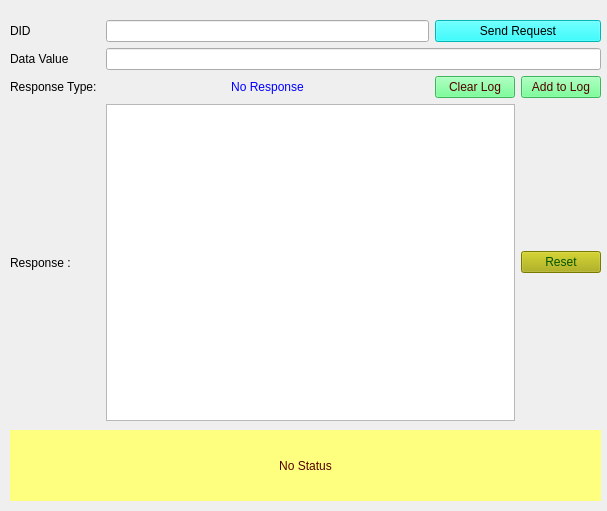
<?xml version="1.0" encoding="UTF-8"?>
<ui version="4.0">
 <class>Form_SID2E</class>
 <widget class="QWidget" name="Form_SID2E">
  <property name="geometry">
   <rect>
    <x>0</x>
    <y>0</y>
    <width>607</width>
    <height>511</height>
   </rect>
  </property>
  <property name="minimumSize">
   <size>
    <width>400</width>
    <height>400</height>
   </size>
  </property>
  <property name="windowTitle">
   <string>Write Data By Identifier Service 2E</string>
  </property>
  <widget class="QLabel" name="label_status">
   <property name="geometry">
    <rect>
     <x>10</x>
     <y>430</y>
     <width>591</width>
     <height>71</height>
    </rect>
   </property>
   <property name="styleSheet">
    <string notr="true">background-color: rgb(255, 255, 127);
color: rgb(85, 0, 0);
border-color: rgb(0, 0, 255);</string>
   </property>
   <property name="text">
    <string>No Status</string>
   </property>
   <property name="alignment">
    <set>Qt::AlignCenter</set>
   </property>
   <property name="wordWrap">
    <bool>true</bool>
   </property>
  </widget>
  <widget class="QWidget" name="layoutWidget">
   <property name="geometry">
    <rect>
     <x>10</x>
     <y>20</y>
     <width>591</width>
     <height>401</height>
    </rect>
   </property>
   <layout class="QGridLayout" name="gridLayout">
    <property name="sizeConstraint">
     <enum>QLayout::SetNoConstraint</enum>
    </property>
    <item row="2" column="3">
     <widget class="QPushButton" name="pushButton_appendLog">
      <property name="styleSheet">
       <string notr="true">background-color: rgb(85, 255, 127);
color: rgb(85, 0, 0);</string>
      </property>
      <property name="text">
       <string>Add to Log</string>
      </property>
     </widget>
    </item>
    <item row="2" column="1">
     <widget class="QLabel" name="label_ResType">
      <property name="autoFillBackground">
       <bool>false</bool>
      </property>
      <property name="styleSheet">
       <string notr="true">color: rgb(0, 0, 255);</string>
      </property>
      <property name="text">
       <string>No Response</string>
      </property>
      <property name="alignment">
       <set>Qt::AlignCenter</set>
      </property>
     </widget>
    </item>
    <item row="5" column="1" colspan="2">
     <widget class="QTextBrowser" name="textBrowser_Resp"/>
    </item>
    <item row="2" column="2">
     <widget class="QPushButton" name="pushButton_clearLog">
      <property name="styleSheet">
       <string notr="true">background-color: rgb(85, 255, 127);
color: rgb(85, 0, 0);</string>
      </property>
      <property name="text">
       <string>Clear Log</string>
      </property>
     </widget>
    </item>
    <item row="1" column="0">
     <widget class="QLabel" name="label_4">
      <property name="text">
       <string>Data Value</string>
      </property>
     </widget>
    </item>
    <item row="0" column="0">
     <widget class="QLabel" name="label">
      <property name="text">
       <string>DID</string>
      </property>
     </widget>
    </item>
    <item row="5" column="3">
     <widget class="QPushButton" name="pushButton_reset">
      <property name="styleSheet">
       <string notr="true">background-color: rgb(170, 170, 0);
font: 75 8pt &quot;MS Shell Dlg 2&quot;;
color: rgb(0, 85, 0);</string>
      </property>
      <property name="text">
       <string>Reset</string>
      </property>
     </widget>
    </item>
    <item row="0" column="1">
     <widget class="QLineEdit" name="lineEdit_DID"/>
    </item>
    <item row="5" column="0">
     <widget class="QLabel" name="label_3">
      <property name="text">
       <string>Response : </string>
      </property>
     </widget>
    </item>
    <item row="2" column="0">
     <widget class="QLabel" name="label_2">
      <property name="text">
       <string>Response Type: </string>
      </property>
     </widget>
    </item>
    <item row="0" column="2" colspan="2">
     <widget class="QPushButton" name="pushButton_Send2EReq">
      <property name="toolTip">
       <string>Sends the 22 service request to ECU</string>
      </property>
      <property name="styleSheet">
       <string notr="true">background-color: rgb(0, 255, 255);
border-color: rgb(0, 0, 0);
color: rgb(0, 0, 0);</string>
      </property>
      <property name="text">
       <string>Send Request</string>
      </property>
     </widget>
    </item>
    <item row="1" column="1" colspan="3">
     <widget class="QLineEdit" name="lineEdit_DataValue"/>
    </item>
   </layout>
  </widget>
 </widget>
 <resources/>
 <connections/>
</ui>
